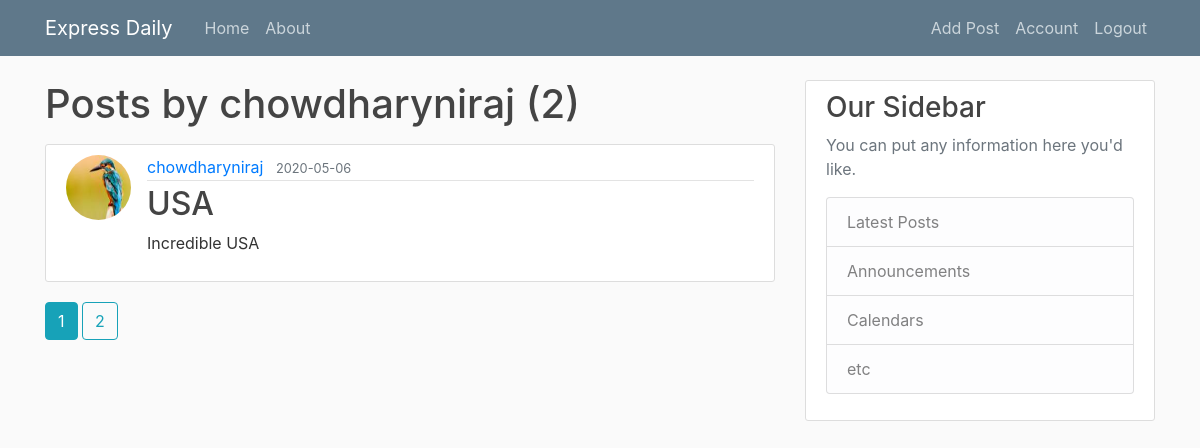
Page /user/chowdharyniraj (signed in) on the committed database.
### BLog/models.py (models this page shows, shortened)
class User(db.Model,UserMixin):
    id = db.Column(db.Integer, primary_key=True)
    username = db.Column(db.String(20), unique=True, nullable=False)
    email = db.Column(db.String(120), unique=True, nullable=False)
    image_file = db.Column(db.String(20), nullable=False,
                           default='default.jpg')
    password = db.Column(db.String(60), nullable=False)
    posts = db.relationship('Post', backref='author', lazy=True)

class Post(db.Model):
    id = db.Column(db.Integer, primary_key=True)
    title = db.Column(db.String(100), nullable=False)
    date_posted = db.Column(db.DateTime, nullable=False,
                            default=datetime.utcnow)
    content = db.Column(db.Text, nullable=False)
    user_id = db.Column(db.Integer, db.ForeignKey('user.id'), nullable=False)

### BLog/users/route.py (the view)
@users.route("/user/<string:username>")
def user_posts(username):
    page=request.args.get('page',1,type=int)
    user=User.query.filter_by(username=username).first_or_404()
    posts=Post.query.filter_by(author=user).order_by(Post.date_posted.desc()).paginate(page=page,per_page=1)
    return render_template("user_posts.html", posts=posts,user=user)

### BLog/models.py (called while the page is built)
@loginmanager.user_loader
def load_user(user_id):
    return User.query.get(int(user_id))

### BLog/templates/user_posts.html
{% extends "layout.html" %}
{% block content %}
    <h1 class="mb-3">Posts by {{ user.username }} ({{ posts.total }})</h1>
    {% for post in posts.items %}
        <article class="media content-section">
          <img class="rounded-circle article-img" src="{{ url_for('static', filename='profile_pic/' + post.author.image_file) }}">
          <div class="media-body">
            <div class="article-metadata">
              <a class="mr-2" href="{{ url_for('user_posts', username=post.author.username) }}">{{ post.author.username }}</a>
              <small class="text-muted">{{ post.date_posted.strftime('%Y-%m-%d') }}</small>
            </div>
            <h2><a class="article-title" href="{{ url_for('post', post_id=post.id) }}">{{ post.title }}</a></h2>
            <p class="article-content">{{ post.content }}</p>
          </div>
        </article>
    {% endfor %}
    {% for page_num in posts.iter_pages(left_edge=1, right_edge=1, left_current=1, right_current=2) %}
      {% if page_num %}
        {% if posts.page == page_num %}
          <a class="btn btn-info mb-4" href="{{ url_for('user_posts', username=user.username, page=page_num) }}">{{ page_num }}</a>
        {% else %}
          <a class="btn btn-outline-info mb-4" href="{{ url_for('user_posts', username=user.username, page=page_num) }}">{{ page_num }}</a>
        {% endif %}
      {% else %}
        ...
      {% endif %}
    {% endfor %}
{% endblock content %}

### BLog/static/main.css (style rules this page uses)
body { background: #fafafa; color: #333333; margin-top: 5rem; }
h1, h2, h3, h4, h5, h6 { color: #444444; }
.content-section { background: #ffffff; padding: 10px 20px; border: 1px solid #dddddd; border-radius: 3px; margin-bottom: 20px; }
.article-title { color: #444444; }
.article-content { white-space: pre-line; }
.article-img { height: 65px; width: 65px; margin-right: 16px; }
.article-metadata { padding-bottom: 1px; margin-bottom: 4px; border-bottom: 1px solid #e3e3e3; }

### rows in the picture
User: username "chowdharyniraj"
Post: image_file (picture), author.username "chowdharyniraj", date_posted "2020-05-06", title "USA", content "Incredible USA"

### other values in the picture
{{ posts.total }} "2"
{{ page_num }} "1"
{{ page_num }} "2"
